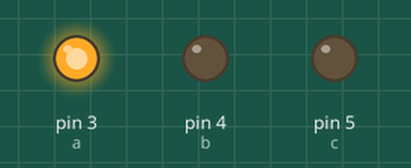
The sketch below on a simulated Arduino Uno, built with avr-gcc and run on an emulated ATmega328P. Shown: output pins drawn as LEDs (lit = HIGH).

Above: at 0.05 s.
At 0.55 s:
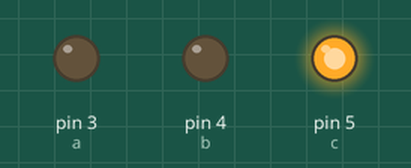
At 0.85 s:
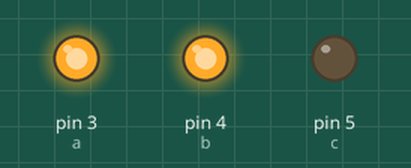
At 1.45 s:
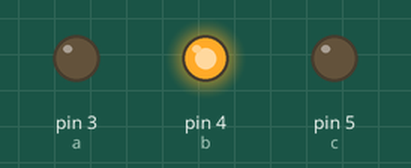
At 2.75 s:
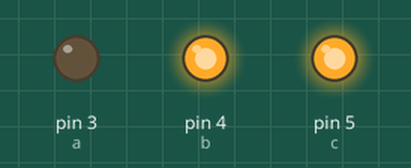
Timing chart, 0 to 3.0 s (numbered marks = the images above):
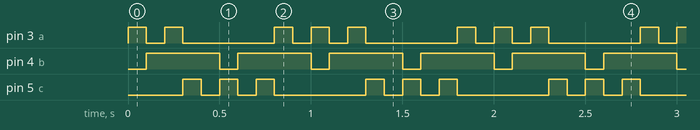

The sketch:

LAB1.ino
```cpp
int a = 3;
int b = 4;
int c = 5;
void setup()
{
}
void loop()
{
   //LED 1 a->b
   pinMode(a, OUTPUT);
   pinMode(b, OUTPUT);
   pinMode(c, INPUT);
   digitalWrite(a, HIGH);
   digitalWrite(b, LOW);
   delay(100);

   //LED 2 b->a
   pinMode(a, OUTPUT);
   pinMode(b, OUTPUT);
   pinMode(c, INPUT);
   digitalWrite(a, LOW);
   digitalWrite(b, HIGH);
   delay(100);

   //LED 3 a->c
   pinMode(a, OUTPUT);
   pinMode(b, INPUT);
   pinMode(c, OUTPUT);
   digitalWrite(a, HIGH);
   digitalWrite(c, LOW);
   delay(100);

   //LED 4 c->a
   pinMode(a, OUTPUT);
   pinMode(b, INPUT);
   pinMode(c, OUTPUT);
   digitalWrite(c, HIGH);
   digitalWrite(a, LOW);
   delay(100);

   //LED 5 b->c
   pinMode(a, INPUT);
   pinMode(b, OUTPUT);
   pinMode(c, OUTPUT);
   digitalWrite(b, HIGH);
   digitalWrite(c, LOW);
   delay(100);

   //LED 6 c->b
   pinMode(a, INPUT);
   pinMode(b, OUTPUT);
   pinMode(c, OUTPUT);
   digitalWrite(c, HIGH);
   digitalWrite(b, LOW);
   delay(100);

   //LED 5 b->c
   pinMode(a, INPUT);
   pinMode(b, OUTPUT);
   pinMode(c, OUTPUT);
   digitalWrite(b, HIGH);
   digitalWrite(c, LOW);
   delay(100);

   //LED 4 c->a
   pinMode(a, OUTPUT);
   pinMode(b, INPUT);
   pinMode(c, OUTPUT);
   digitalWrite(c, HIGH);
   digitalWrite(a, LOW);
   delay(100);

   //LED 3 a->c
   pinMode(a, OUTPUT);
   pinMode(b, INPUT);
   pinMode(c, OUTPUT);
   digitalWrite(a, HIGH);
   digitalWrite(c, LOW);
   delay(100);

   //LED 2 b->a
   pinMode(a, OUTPUT);
   pinMode(b, OUTPUT);
   pinMode(c, INPUT);
   digitalWrite(b, HIGH);
   digitalWrite(a, LOW);
   delay(100);
}
```

Measured:
- by itself, pin 3 (a): repeats every 1.0 s: LOW 0.10 s, HIGH 0.10 s, LOW 0.50 s, HIGH 0.10 s, LOW 0.10 s, HIGH 0.10 s
- by itself, pin 4 (b): alternates HIGH for 0.40 s and LOW for 0.10 s
- by itself, pin 5 (c): repeats every 1.0 s: 2 × (LOW 0.10 s, HIGH 0.10 s), LOW 0.50 s, HIGH 0.10 s
